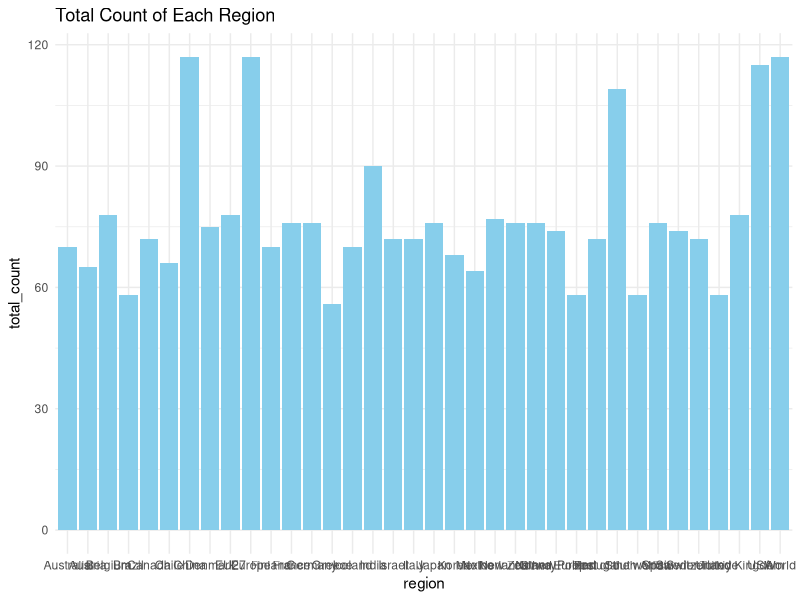
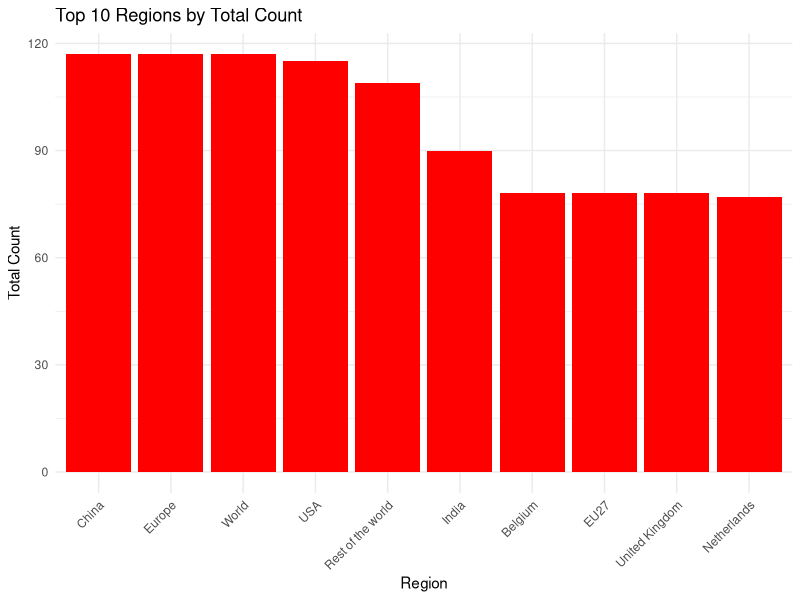
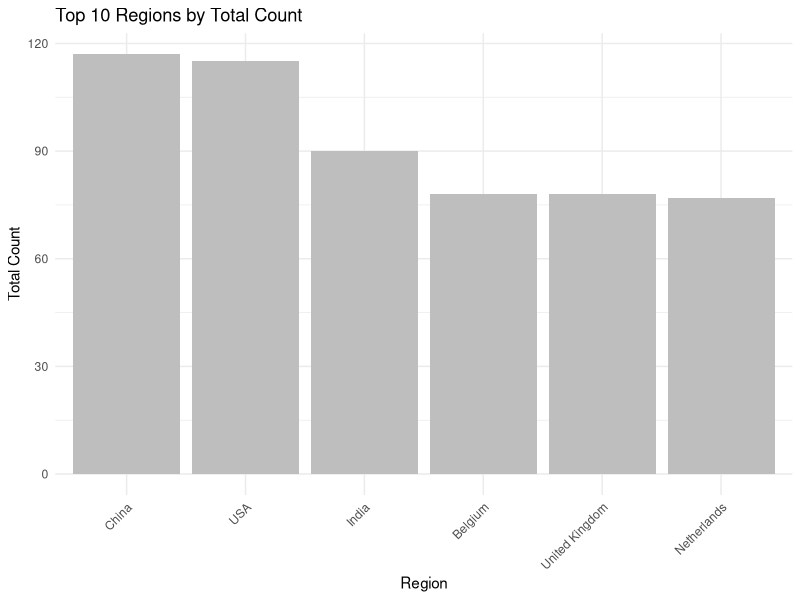

These figures' R source, in order: (Note: this script raises an error after producing the figures.)
## ---- chunk 1
library(tidyverse)
library(dplyr)
library(ggplot2)
## ---- chunk 2
# Set a working directory
setwd("/Users/tangangkenrickakere/Desktop/Datasets")

## ---- chunk 3
# Load the data
ev_data <- read.csv("IEA-EV-dataEV stockHistoricalCars.csv")
## ---- chunk 4
# Get the total EV sales for each region
counts_region <- table(ev_data$region)
print(counts_region)
## ---- chunk 5
# Convert counts_country to a data frame to be able to create a visualization
counts_region_df <- as.data.frame(counts_region)
names(counts_region_df) <- c("region", "total_count")
## ---- chunk 6
# Create a bar plot using ggplot2
ggplot(counts_region_df, aes(x = region, y = total_count)) +
  geom_bar(stat = "identity", fill = "skyblue") +
  labs(x = "region", y = "total_count", title = "Total Count of Each Region") +
  theme_minimal()
## ---- chunk 7
# Sort the data frame by total_count in descending order and select top 5 rows
top_countries <- head(counts_region_df[order(-counts_region_df$total_count), ], 10)
## ---- chunk 8
# Create a bar plot for the top 10 countries
ggplot(top_countries, aes(x = reorder(region, -total_count), y = total_count)) +
  geom_bar(stat = "identity", fill = "red") +
  labs(x = "Region", y = "Total Count", title = "Top 10 Regions by Total Count") +
  theme_minimal() +
  theme(axis.text.x = element_text(angle = 45, hjust = 1))  # Rotate x-axis labels for better visibility


## ---- chunk 9
# Filter out specified countries from top_countries dataset
filtered_countries <- subset(top_countries, !(region %in% c("Europe", "World", "Rest of the world", "EU27")))

## ---- chunk 10
# Create a bar plot for the top 10 countries (excluding specified countries)
ggplot(filtered_countries, aes(x = reorder(region, -total_count), y = total_count)) +
  geom_bar(stat = "identity", fill = "grey") +
  labs(x = "Region", y = "Total Count", title = "Top 10 Regions by Total Count") +
  theme_minimal() +
  theme(axis.text.x = element_text(angle = 45, hjust = 1))  # Rotate x-axis labels for better visibility

## ---- chunk 11
# Create a bar plot with values in millions on the y-axis
library(scales)  # Required for formatting labels

# Create a bar plot for the top 10 countries (excluding specified countries) with y-axis labels in millions
ggplot(filtered_countries, aes(x = reorder(region, -total_count), y = total_count)) +
  geom_bar(stat = "identity", fill = "grey") +
  labs(x = "Region", y = "Total Count (Millions)", title = "Top 10 Regions by Total Count") +
  scale_y_continuous(labels = label_number_si(scale = 1e-6, suffix = "M")) +  # Format y-axis labels in millions
  theme_minimal() +
  theme(axis.text.x = element_text(angle = 45, hjust = 1))  # Rotate x-axis labels for better visibility

## ---- chunk 12
library(ggplot2)

# Create a bar plot for the top 10 countries (excluding specified countries) with log10 scale
ggplot(filtered_countries, aes(x = reorder(region, -total_count), y = total_count)) +
  geom_bar(stat = "identity", fill = "grey") +
  labs(x = "Region", y = "Total Count (log10 scale)", title = "Top 10 Regions by Total Count") +
  scale_y_continuous(trans = "log10") +  # Set y-axis scale to log10
  theme_minimal() +
  theme(axis.text.x = element_text(angle = 45, hjust = 1))  # Rotate x-axis labels for better visibility

## ---- chunk 13
library(ggplot2)

# Create a bar plot for the top 10 countries (excluding specified countries)
ggplot(filtered_countries, aes(x = reorder(region, -total_count), y = total_count)) +
  geom_bar(stat = "identity", fill = "grey") +
  labs(x = "Region", y = "Total Count", title = "Top 10 Regions by Total Count") +
  theme_minimal() +
  theme(axis.text.x = element_text(angle = 45, hjust = 1)) +  # Rotate x-axis labels for better visibility
  scale_y_continuous(labels = function(x) paste(x / 100000, "hundreds of thousands"))  # Modify y-axis labels

## ---- chunk 14
#Count the type of electric vehicles in the dataset
counts_powertrain <- table(ev_data$powertrain)
print(counts_powertrain)
## ---- chunk 15
library(ggplot2)

# Count the type of electric vehicles in the dataset
counts_powertrain <- table(ev_data$powertrain)

# Convert the counts to a data frame
counts_df <- data.frame(powertrain = names(counts_powertrain), count = as.numeric(counts_powertrain))

# Create a line graph
ggplot(counts_df, aes(x = powertrain, y = count, group = 1)) +
  geom_line(color = "blue") +
  geom_point(color = "red", size = 3) +
  labs(x = "Powertrain Type", y = "Count", title = "Count of Electric Vehicle Types") +
  theme_minimal()

## ---- chunk 16
# Select the top 10 regions with the highest EV population
top_10_regions <- ev_population_sorted[1:10]
